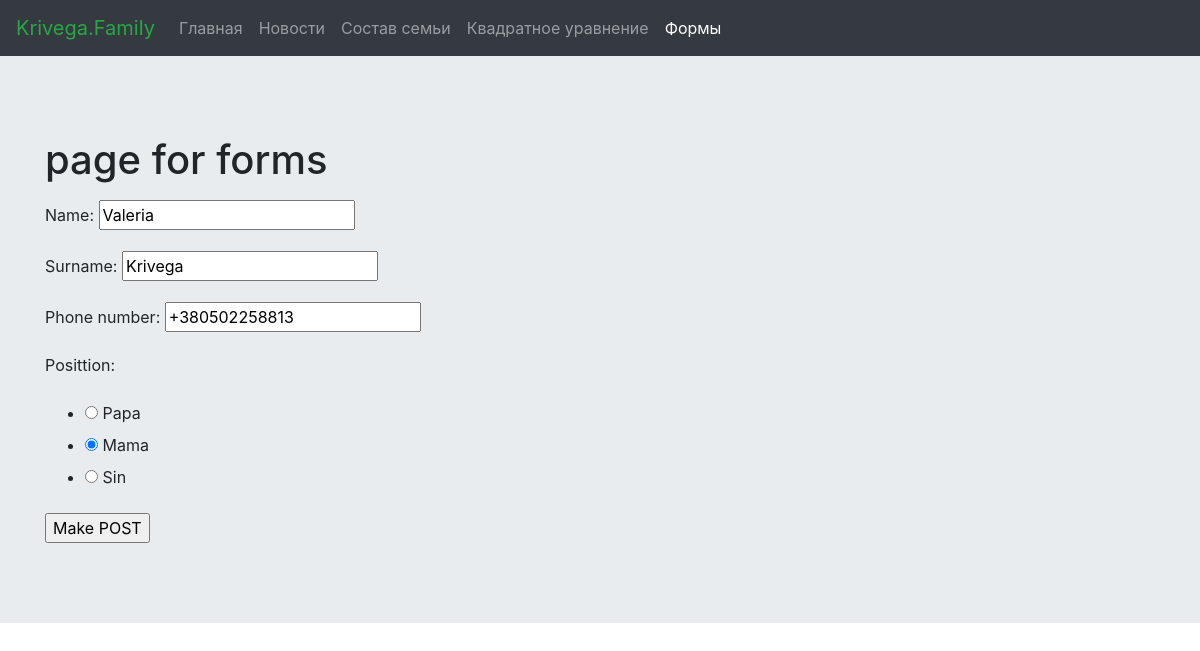
Screenshot of /forms/2/edit/ with the database file from the repository.
### familydata/models.py (models this page shows, shortened)
class Family(models.Model):
    name = models.CharField(max_length=64)
    surname = models.CharField(max_length=64)
    date_of_birth = models.DateField(null=True, blank=True)
    phone_number = models.CharField(max_length=64, null=True, blank=True)
    posittion = models.ForeignKey(Posittion,on_delete=models.CASCADE, null=True)

class Posittion(models.Model):
    name = models.CharField(max_length=64)
    def __str__(self):
        return self.name

### familydata/func/utils.py (the view)
# urls.py: url('^forms/(?P<pk>\d+)/edit/$', get_form_edit, name='edit'),
def get_form_edit(request, pk):
    family = Family.objects.get(id=pk)
    if request.method == "POST":
        form = ModelGetFormsForm(request.POST, instance=family)
        if form.is_valid():
            instance = form.save()
            return redirect('/family_list')
    else:
        form = ModelGetFormsForm(instance=family)
    return render(request, 'get_form_edit.html', {'form': form})

### familydata/func/utils.py
class ModelGetFormsForm(forms.ModelForm):
    class Meta:
        model = Family
        exclude = ['date_of_birth']
        widgets = {'posittion': forms.RadioSelect}

### templates/get_form_edit.html
{% extends 'forms.html' %}

### templates/forms.html (shortened to what this page needs)
{% extends 'base.html' %}
{% block forms %}active{% endblock forms %}
{% block jumbo %}
<h1>page for forms</h1>
<p><form method="post">
    {% csrf_token %}{{ form.as_p }}
<input type="submit" value="{% block value %}Make POST{% endblock value %}" />
</form></p>
{% endblock jumbo %}

### rows the page displays
Family: name "Valeria", surname "Krivega", phone_number "+380502258813", posittion_id "☐ Posittion: ☑ Mama ☐ Sin"
